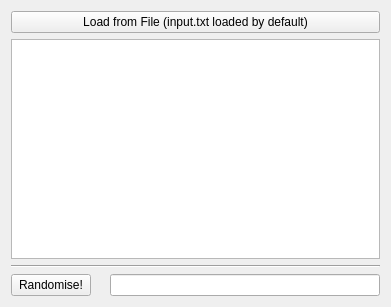
<?xml version="1.0" encoding="UTF-8"?>
<ui version="4.0">
 <class>MainWindow</class>
 <widget class="QMainWindow" name="MainWindow">
  <property name="geometry">
   <rect>
    <x>0</x>
    <y>0</y>
    <width>391</width>
    <height>307</height>
   </rect>
  </property>
  <property name="windowTitle">
   <string>Randomiser</string>
  </property>
  <widget class="QWidget" name="centralWidget">
   <layout class="QVBoxLayout" name="verticalLayout_2">
    <item>
     <layout class="QVBoxLayout" name="verticalLayout">
      <item>
       <widget class="QPushButton" name="loadFileButton">
        <property name="enabled">
         <bool>true</bool>
        </property>
        <property name="sizePolicy">
         <sizepolicy hsizetype="Minimum" vsizetype="Preferred">
          <horstretch>0</horstretch>
          <verstretch>0</verstretch>
         </sizepolicy>
        </property>
        <property name="text">
         <string>Load from File (input.txt loaded by default)</string>
        </property>
       </widget>
      </item>
      <item>
       <widget class="QPlainTextEdit" name="optionsEdit"/>
      </item>
      <item>
       <widget class="Line" name="line">
        <property name="orientation">
         <enum>Qt::Horizontal</enum>
        </property>
       </widget>
      </item>
      <item>
       <layout class="QHBoxLayout" name="horizontalLayout">
        <item>
         <widget class="QPushButton" name="randomiseButton">
          <property name="text">
           <string>Randomise!</string>
          </property>
         </widget>
        </item>
        <item>
         <widget class="QLabel" name="label">
          <property name="text">
           <string/>
          </property>
         </widget>
        </item>
        <item>
         <widget class="QLineEdit" name="resultLine">
          <property name="enabled">
           <bool>true</bool>
          </property>
          <property name="readOnly">
           <bool>true</bool>
          </property>
         </widget>
        </item>
       </layout>
      </item>
     </layout>
    </item>
   </layout>
  </widget>
 </widget>
 <layoutdefault spacing="6" margin="11"/>
 <resources/>
 <connections/>
</ui>
